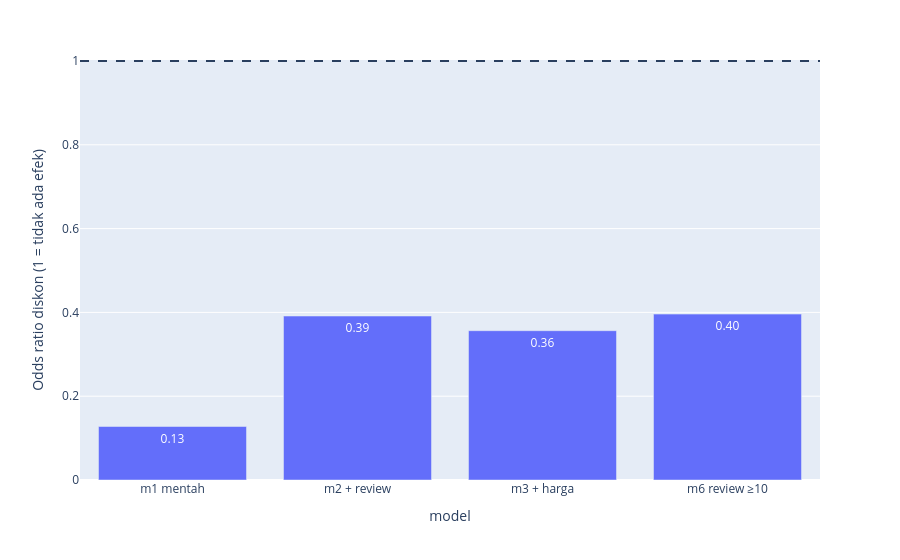

Notebook cell for this chart:
### Markdown cell above
## Graph

### Code cell
rob = pd.DataFrame({
    "model": ["m1 mentah", "m2 + review", "m3 + harga", "m6 review ≥10"],
    "odds_ratio": [np.exp(m.params["has_discount"]) for m in (m1, m2, m3, m6)],
})
fig2 = px.bar(rob, x="model", y="odds_ratio", text_auto=".2f",
              labels={"odds_ratio": "Odds ratio diskon (1 = tidak ada efek)"})
fig2.add_hline(y=1, line_dash="dash")
fig2.show()

### Figure 1 — Plotly figure (JSON) as saved in the notebook; plotly's stock layout.template omitted (floating-point values rounded to 4 significant figures)
{"data": [{"hovertemplate": "model=%{x}<br>Odds ratio diskon (1 = tidak ada efek)=%{y}<extra></extra>", "legendgroup": "", "marker": {"color": "#636efa", "pattern": {"shape": ""}}, "name": "", "orientation": "v", "showlegend": false, "textposition": "auto", "texttemplate": "%{y:.2f}", "type": "bar", "x": ["m1 mentah", "m2 + review", "m3 + harga", "m6 review ≥10"], "xaxis": "x", "y": [0.1277, 0.3913, 0.3563, 0.3959], "yaxis": "y"}], "layout": {"barmode": "relative", "legend": {"tracegroupgap": 0}, "margin": {"t": 60}, "shapes": [{"line": {"dash": "dash"}, "type": "line", "x0": 0, "x1": 1, "xref": "x domain", "y0": 1, "y1": 1, "yref": "y"}], "xaxis": {"anchor": "y", "domain": [0, 1], "title": {"text": "model"}}, "yaxis": {"anchor": "x", "domain": [0, 1], "title": {"text": "Odds ratio diskon (1 = tidak ada efek)"}}}}
